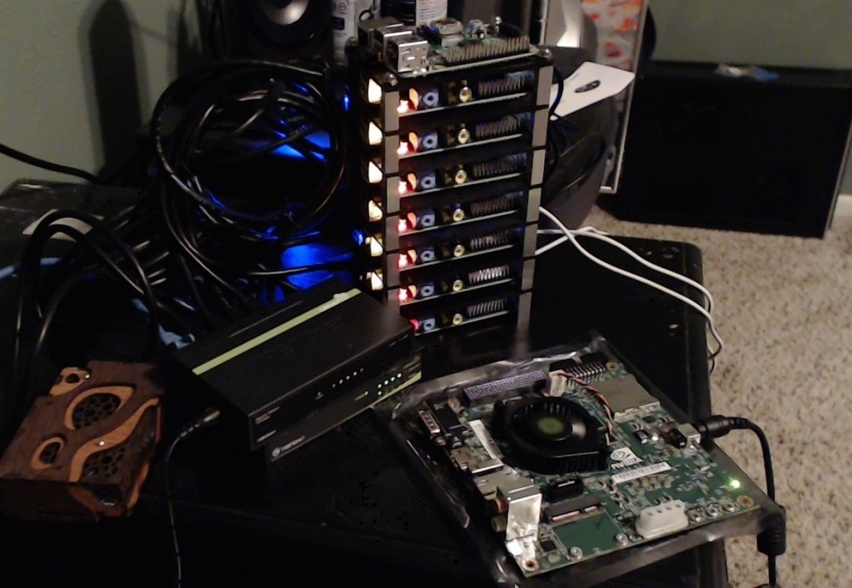
#> input picture OpenCV/ports.jpg, 852 x 588 px, shrunk from 1018 x 703 before the run
$ jupyter execute --allow-errors t11.ipynb
#> lines starting #> are read from the running program, lines starting #| are printed output that depends on the picture; pictures that were not available may be replaced by others from this repository, and a replacement may not be noted
[cell 1]
#TEMPLATE MATCHING

[cell 2]
#MODULES
import cv2
import numpy as np

[cell 3]
img_rgb = cv2.imread('ports.jpg')
#> img_rgb is the input picture: shape (588, 852, 3); mean B, G, R 40.7, 43.2, 48.1
img_gray = cv2.cvtColor(img_rgb, cv2.COLOR_BGR2GRAY)
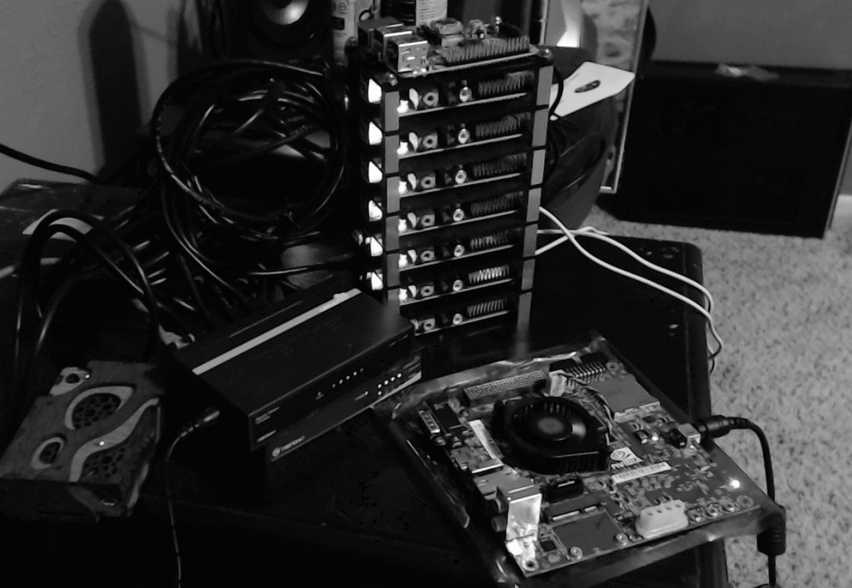
#> img_gray: shape (588, 852); min 0, max 255, mean 44.4

template = cv2.imread('template.jpg',0)
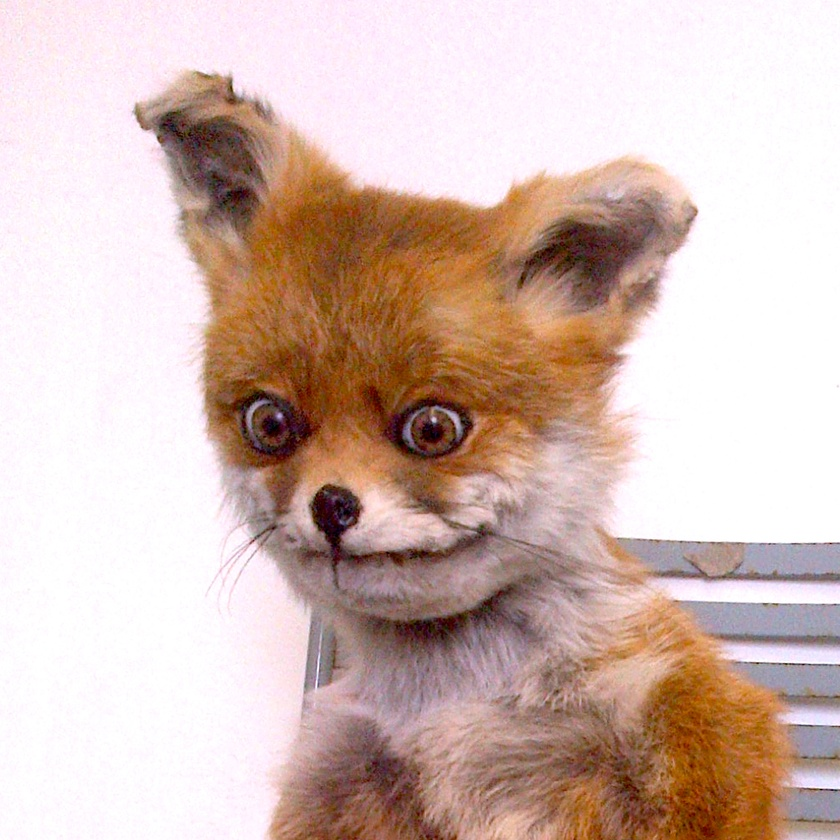
#> input picture OpenCV/SF.jpg, 840 x 840 px, shrunk from 1003 x 1004 before the run, given in place of template.jpg, which was not available
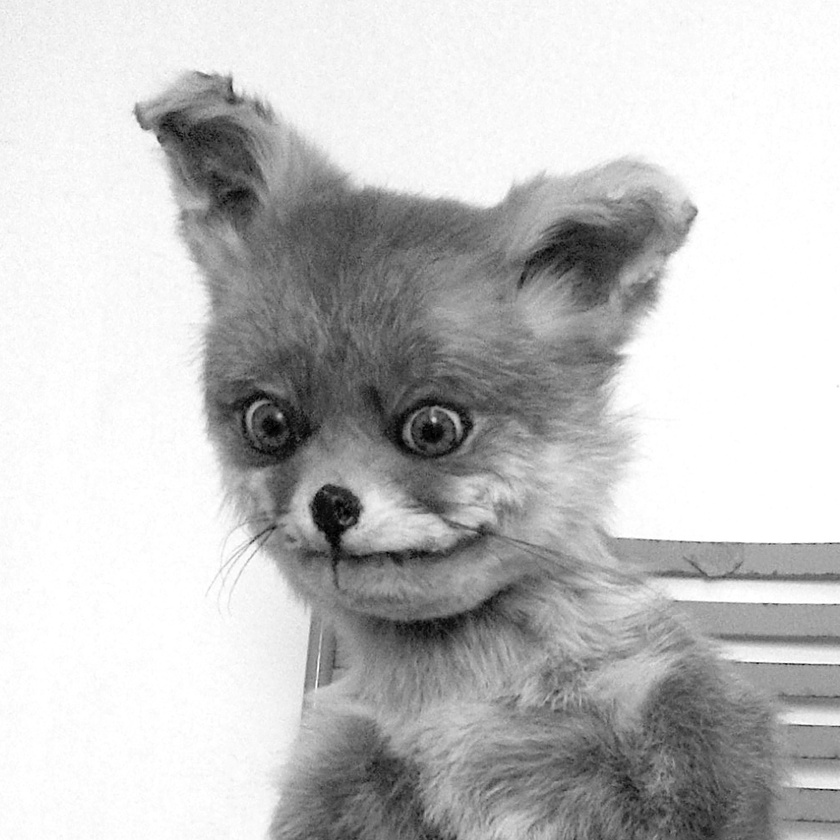
#> template: shape (840, 840); min 0, max 255, mean 193.5
w, h = template.shape[::-1]
#> w = 840; h = 840
print(w,h)
#| 840 840
